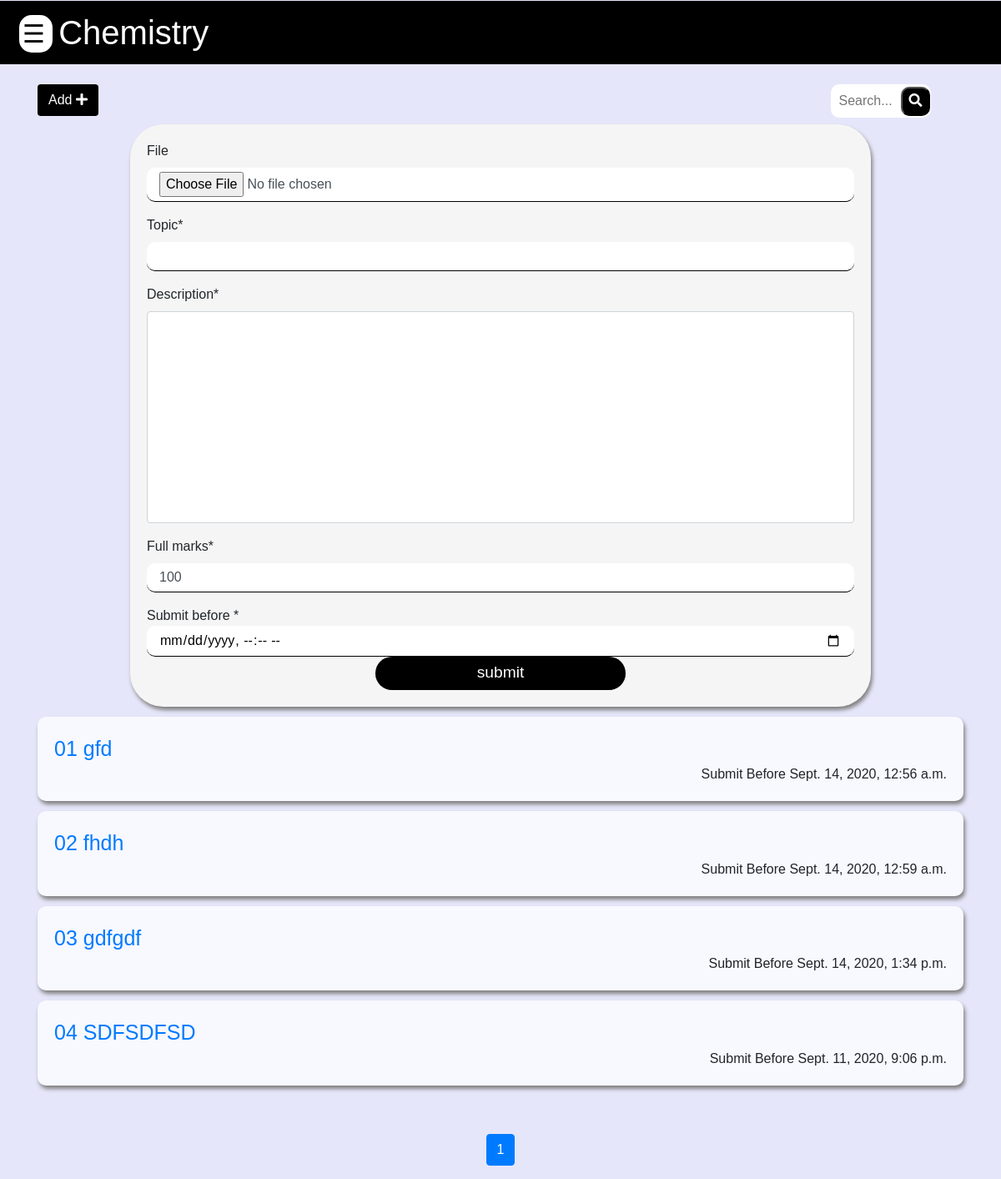
/8RZv9BS9l9U/3/assignments/ (signed in), run on an earlier commit of the app's database.
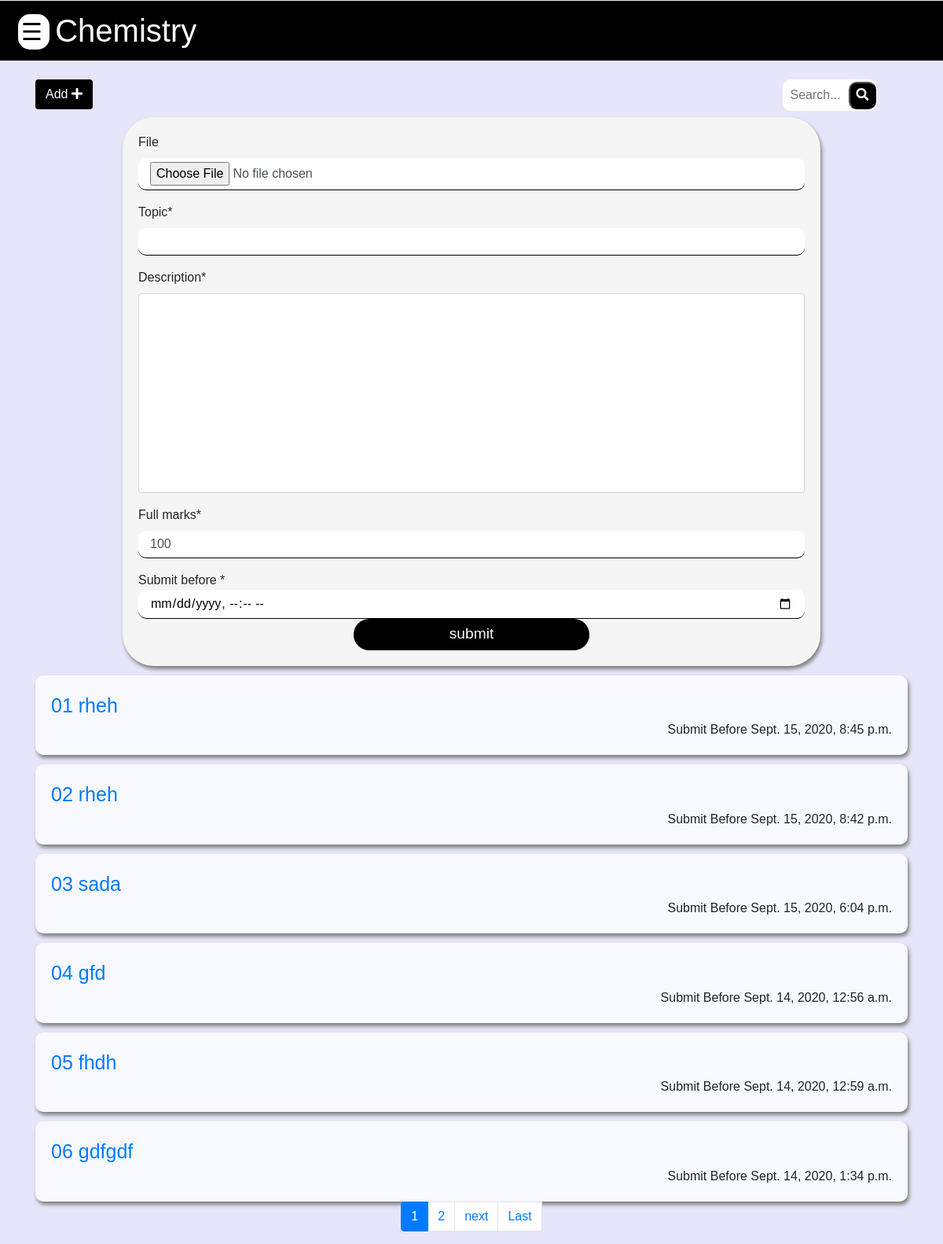
And on a later commit of the database.
### basic/models.py (models this page shows, shortened)
class Assignment(models.Model):
	subject_name = models.ForeignKey(Subject,on_delete=models.CASCADE)
	uploaded_on = models.DateTimeField(auto_now_add= True)
	file = models.FileField(upload_to='media/',null=True,blank = True,)
	topic = models.CharField(max_length=100,)
	description = models.TextField(max_length=500,)
	submission_date = models.DateTimeField()
	assigned_by = models.ForeignKey(User,on_delete=models.CASCADE)
	submitted_by = models.ManyToManyField(User,related_name="Submissions")
	full_marks = models.IntegerField(default=100)

### basic/views.py (the view)
# urls.py: path('<unique_id>/<subject_id>/assignments/',assignment,name="assignments"),
@login_required
def assignment(request ,unique_id, subject_id, form=None):
    classroom = Classroom.objects.get(unique_id=unique_id)
    if member_check(request.user,classroom):
        subject = Subject.objects.get(id=subject_id)
        admin_check = classroom.special_permissions.filter(username = request.user.username).exists()
        is_teacher = admin_check or subject.teacher==request.user
        if is_teacher:
            if request.method=="POST":
                form = AssignmentForm(request.POST,request.FILES)
                time= request.POST.get('submission_date')
                if form.is_valid():
                    assignment = form.save(commit=False)
                    assignment.submission_date = time
                    assignment.subject_name = subject
                    assignment.assigned_by = request.user
                    assignment.save()
            else:
                form= AssignmentForm()
        assignments = Assignment.objects.all().filter(subject_name=subject).order_by('-id')
        search = request.GET.get('search')
        if search:
            assignments = assignments.filter(Q(topic__icontains=search)|Q(description__icontains=search))
        query,page_range = pagination(request,assignments)
        assignments=query.object_list
        params={
            'form':form,
            'subject':subject,
            'classroom':classroom,
            'assignments':assignments,
            'page':query,
            'page_range':page_range,
            }
        return render(request,'assignments/assignments.html',params)

### basic/forms.py
class AssignmentForm(forms.ModelForm):
	class Meta:
		model = Assignment
		fields = ['file','topic','description','full_marks']

### basic/views.py (called while the page is built)
def member_check(user,classroom):
    member = classroom.members.all().filter(username=user.username)
    if member:
        return True
    raise Http404()

def proper_pagination(object,index):
    start_index,end_index = 0,10
    if object.number>index:
        start_index = object.number-index
        end_index = start_index + end_index
    return (start_index,end_index)

def pagination(request,object):
        paginator = Paginator(object,6)
        page_num=1
        if request.GET.get('page'):
            page_num = request.GET.get('page')
        query = paginator.page(page_num)
        start_index,end_index = proper_pagination(query,index=4)
        page_range = list(paginator.page_range)[start_index:end_index]
        return query,page_range

### templates/assignments/assignments.html (shortened to what this page needs)
{% extends 'subject_page.html' %}
{% load crispy_forms_tags %}
{% load humanize %}
{% block subject_content %}
<div class="container">
	<div id="containassignment">
		<form class="float-right mt-4">
	      	<input class="search-input" autocomplete="off" type="text"
	      	 placeholder="Search..."name="search">
	      	<button class="search-icon" type="submit">
	      	 	<i class="fas fa-search"></i>
	      	</button>
		</form>
		{% if form %}
	      	 <button @click = "addAssignmentFormToggle" type="button"
	      	 	class="btn add-btn float-left mt-4">
	      	 	Add <i class="fa fa-plus" aria-hidden="true"></i>
			</button><br>
		{% endif %}<br><br>
		{% if form %}
		    <form method="POST" v-if="addform" class="addForm" enctype="multipart/form-data">{% csrf_token %}
				{{ form|crispy}}
				Submit before * <br><input type="datetime-local" required name="submission_date">
				<input type="submit" class="submit-button"value="submit">
			</form>
		{% endif %}
	</div>
	{% if assignments %}
		<div style="min-height: 500px;">
			{% for assignment in assignments %}
			<div class="content">
				<a class="link" href="{% url 'assignment_page' classroom.unique_id subject.id assignment.id %}">
					0{{ forloop.counter}} {{ assignment.topic }}
				</a><br>
				<div class="time">
					 Submit Before <nobr>{{ assignment.submission_date }}</nobr>
				</div><br>
			</div>
			{% endfor %}
		</div>
		{% include 'paginations.html' %}
	{% else %}
		<h2> No assignments found !!!</h2>
	{% endif %}
</div>
{% endblock %}

What changed in the data, as far as the page shows it:
no longer on this page (row unchanged): Assignment: topic "SDFSDFSD", submission_date "Sept. 11, 2020, 9:06 p.m."
added Assignment: topic "rheh", submission_date "Sept. 15, 2020, 8:45 p.m."
added Assignment: topic "rheh", submission_date "Sept. 15, 2020, 8:42 p.m."
added Assignment: topic "sada", submission_date "Sept. 15, 2020, 6:04 p.m."
Also different on the page:
new list line: "2"
text now shown: "next Last"
